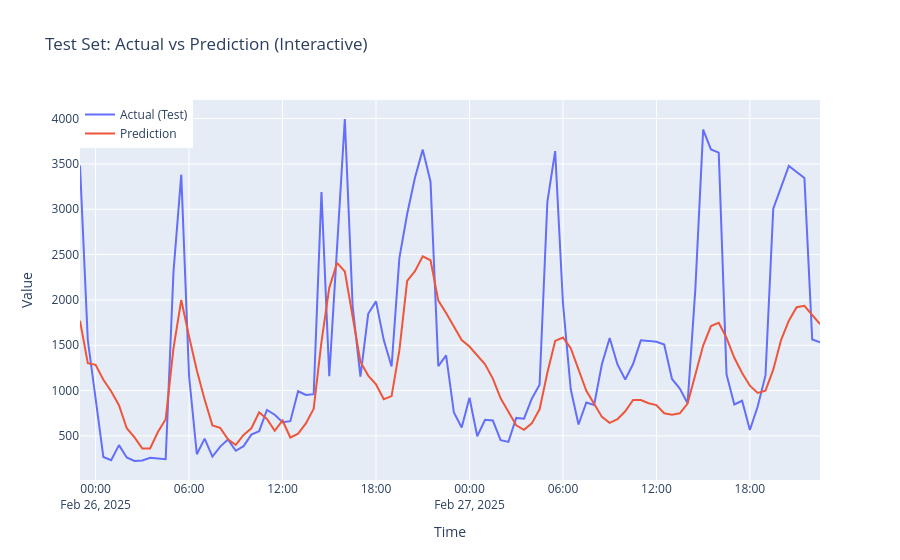

Notebook source saved alongside this figure:
### Code cell
import plotly.graph_objs as go
from plotly.offline import iplot

# Create interactive plot
fig = go.Figure()
fig.add_trace(go.Scatter(x=test_comparison.index, y=test_comparison["test"], mode='lines', name='Actual (Test)'))
fig.add_trace(go.Scatter(x=test_comparison.index, y=test_comparison["pred"], mode='lines', name='Prediction'))

fig.update_layout(
    title="Test Set: Actual vs Prediction (Interactive)",
    xaxis_title="Time",
    yaxis_title="Value",
    legend=dict(x=0, y=1),
    hovermode="x unified" 
)

iplot(fig)
